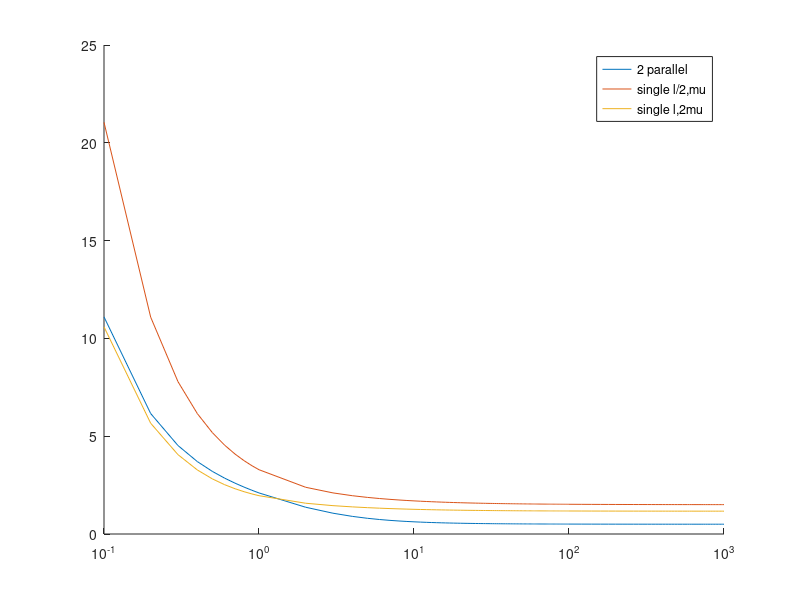

The MATLAB source for this figure:
function code_ParallelServers_AoI_Energy


%do_plot_Fig3_Fig4_Fig5(1000)
do_plot_Fig3_Fig4_Fig5(1)
%do_plot_Fig3_Fig4_Fig5(0.1)
%do_plot_Fig6_Fig7(0.1)
%do_plot_Fig6_Fig7(0.45)

end


function do_plot_Fig6_Fig7(p)

mu=1;
v_a=[.1:.1:1 1:100 100:20:1000];
ind=1;
%p=0.1;
for a=v_a
    l=10; r1(ind)=compute_aaoi_twoparallel(l*p,l*(1-p),a,mu);
    l=20; r2(ind)=compute_aaoi_twoparallel(l*p,l*(1-p),a,mu);
    l=50; r3(ind)=compute_aaoi_twoparallel(l*p,l*(1-p),a,mu);
    l=100; r4(ind)=compute_aaoi_twoparallel(l*p,l*(1-p),a,mu);
    l=200; r5(ind)=compute_aaoi_twoparallel(l*p,l*(1-p),a,mu);
    l=500; r6(ind)=compute_aaoi_twoparallel(l*p,l*(1-p),a,mu);
    ind=ind+1;
end
figure; 
hold on
semilogx(v_a,r1)
semilogx(v_a,r2)
semilogx(v_a,r3)
semilogx(v_a,r4)
semilogx(v_a,r5)
semilogx(v_a,r6)
legend('\lambda=10','\lambda=20','\lambda=50', '\lambda=100',...
    '\lambda=200','\lambda=500')

end


function do_plot_Fig3_Fig4_Fig5(a)

mu=1;
v_l=[.1:.1:1 1:100 100:20:1000];
ind=1;
for l=v_l
    r1(ind)=compute_aaoi_twoparallel(l/2,l/2,a,mu);
    r2(ind)=compute_aaoi_single(l/2,a,mu);
    r3(ind)=compute_aaoi_single(l,a,2*mu);
    ind=ind+1;
end
figure; 
hold on
semilogx(v_l,r1)
semilogx(v_l,r2)
semilogx(v_l,r3)
r1
r2
r3
legend('2 parallel', 'single l/2,mu','single l,2mu')

r1(end-30:end)
r2(end-30:end)
r3(end-30:end)
end




function aaoi=compute_aaoi_twoparallel(l1,l2,a,mu)
%%%%%%%%%%%%%%%%%%%%%%%%%%%%%%%%%%%%%%%%%%%%%%%%%%%%%%%
%
% stationnary distribution 
%
%%%%%%%%%%%%%%%%%%%%%%%%%%%%%%%%%%%%%%%%%%%%%%%%%%%%%%%

M=[1, 1, 1, 1, 1, 1, 1, 1;... 
 -l1 - l2 - a, 0, mu, mu, mu, mu, 0, 0;...
  a, -l1 - l2, 0, 0, 0, 0, 0, 0;
  l2, 0, -(l1 + mu + a), 0, 0, 0, mu, mu;
  0, l2, a, -(l1 + mu), 0, 0, 0, 0;
  l1, 0, 0, 0, -(l2 + a + mu), 0, mu, mu; 
  0, l1, 0, 0, a, -(l2 + mu), 0, 0;
  0, 0, l1, 0, l2, 0, -(a + mu + mu), 0];
n=[1,0,0,0,0,0,0,0]';
vpi=M\n;
pi000=vpi(1);pi001=vpi(2);pi010=vpi(3);pi011=vpi(4);
pi100=vpi(5);pi101=vpi(6);pi110=vpi(7);pi111=vpi(8);
l=l1+l2;
%%%%%%%%%%%%%%%%%%%%%%%%%%%%%%%%%%%%%%%%%%%%%%%%%%%%%%%
%
% Average AoI
%
%%%%%%%%%%%%%%%%%%%%%%%%%%%%%%%%%%%%%%%%%%%%%%%%%%%%%%%
 v1=[-(l+a),0,mu,0,0,mu,mu,0,0,mu,0,0,0,0,0,0];
 v2=[a,-l,0,0,0,0,0,0,0,0,0,0,0,0,0,0];
 v3=[l2, 0, -(l1+a+mu),0,0,0,0,0,0,0,0,0,0,0,mu,0];
 v4=[0, 0,0,-(l+a+mu),0,0,0,0,0,0,0,0,0,0,0,mu];
 v5=[0,l2,a,0,-(l1+mu),0,0,0,0,0,0,0,0,0,0,0];
 v6=[0,0,0,a,0,-(l+mu),0,0,0,0,0,0,0,0,0,0];
 v7=[l1,0,0,0,0,0,-(l2+a+mu),0,0,0,0,0,0,0,0,mu];
 v8=[0,0,0,0,0,0,0,-(l+a+mu),0,0,0,0,0,0,mu,0];
 v9=[0,l1,0,0,0,0,0,0,-(l2+mu),0,0,0,0,0,0,0];
 v10=[0,0,0,0,0,0,0,a,0,-(l2+mu),0,0,0,0,0,0];
 v11=[0,0,l1,0,0,0,l2,0,0,0,-(2*mu+a),0,0,0,0,0];
 v12=[0,0,0,0,0,0,0,l2,0,0,0,-(l1+2*mu+a),0,0,0,0];
 v13=[0,0,0,l1,0,0,0,0,0,0,0,0,-(l2+2*mu+a),0,0,0];
 v14=[0,0,0,0,l1,0,0,0,l2,0,a,0,0,-2*mu,0,0];
 v15=[0,0,0,0,0,0,0,0,0,l2,0,a,0,0,-(l1+2*mu),0];
 v16=[0,0,0,0,0,l1,0,0,0,0,0,0,a,0,0,-(l2+2*mu)];
 A=-[v1;v2;v3;v4;v5;v6;v7;v8;v9;v10;v11;v12;v13;v14;v15;v16];
b=[vpi(1) vpi(2) vpi(3) vpi(3) vpi(4) vpi(4) vpi(5) vpi(5) vpi(6) vpi(6) vpi(7) vpi(7) vpi(7) vpi(8) vpi(8) vpi(8)]';
x=A\b;
aaoi=x(1)+x(2)+x(3)+x(5)+x(7)+x(9)+x(11)+x(14);

      
end



function aaoi=compute_aaoi_single(l,a,mu)
b=0;
vpi=compute_stat_dist_single(a,b,l,mu);
A=(vpi(4)+(a*vpi(2))/(l+mu+a))/(l+mu+b-(a*b)/(l+mu+a));
N=[l+a, -mu,-b, 0;
   -l ,mu+a, 0,-b;
   -a ,  0,l+b, 0;
   0,   -a, -l,mu+b];
v=[vpi(1)+mu*A,vpi(2),vpi(3),vpi(4)]';
aaoi=sum(N\v);
end

function pi_=compute_stat_dist_single(a,b,l,mu)

b=0;
M=[a+l,-mu , -b,-mu; 
   -l ,mu+a,  0,-b; 
   -a ,   0,l+b, 0;
   1  ,   1,  1, 1];
n=[0,0,0,1]'; pi_=M\n;


end
